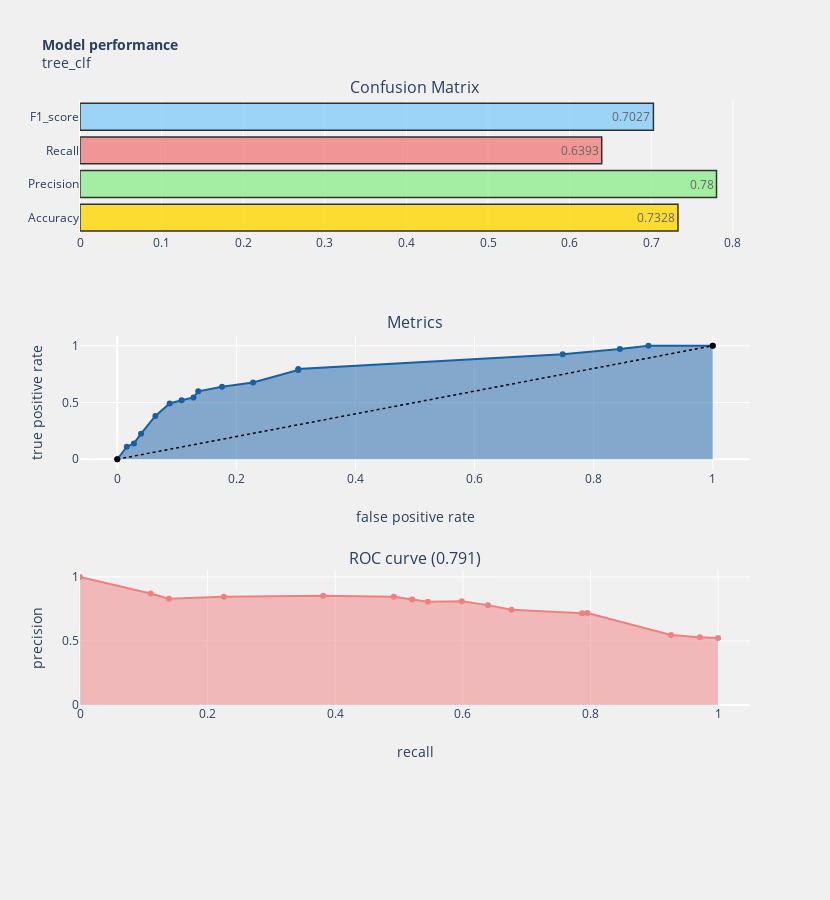

Notebook source saved alongside this figure:
### Code cell
y_pred = tree_clf.predict(test)
y_score = tree_clf.predict_proba(test)[:, 1]

model_performance_plot('tree_clf')

### Figure 1 — Plotly figure (JSON) as saved in the notebook; plotly's stock layout.template omitted (floating-point values rounded to 4 significant figures)
{"data": [{"marker": {"color": ["gold", "lightgreen", "lightcoral", "lightskyblue"], "line": {"color": "#000000", "width": 1.5}}, "opacity": 0.8, "orientation": "h", "text": [0.7328, 0.78, 0.6393, 0.7027], "textposition": "auto", "type": "bar", "x": [0.7328, 0.78, 0.6393, 0.7027], "xaxis": "x", "y": ["Accuracy", "Precision", "Recall", "F1_score"], "yaxis": "y"}, {"fill": "tozeroy", "line": {"color": "rgb(22, 96, 167)", "width": 2}, "name": "Roc : ", "type": "scatter", "x": [0, 0.016, 0.028, 0.04, 0.064, 0.088, 0.108, 0.128, 0.136, 0.176, 0.228, 0.304, 0.304, 0.748, 0.844, 0.892, 1], "xaxis": "x2", "y": [0, 0.1107, 0.1393, 0.2254, 0.3811, 0.4918, 0.5205, 0.5451, 0.5984, 0.6393, 0.6762, 0.7869, 0.7951, 0.9262, 0.9713, 1, 1], "yaxis": "y2"}, {"line": {"color": "black", "dash": "dot", "width": 1.5}, "type": "scatter", "x": [0, 1], "xaxis": "x2", "y": [0, 1], "yaxis": "y2"}, {"fill": "tozeroy", "line": {"color": "lightcoral", "width": 2}, "name": "Precision[0.52248394 0.52901786 0.5472155  0.71851852 0.71641791 0.74324324\n 0.78       0.81111111 0.80606061 0.82467532 0.84507042 0.85321101\n 0.84615385 0.82926829 0.87096774 1.        ]", "type": "scatter", "x": [1, 0.9713, 0.9262, 0.7951, 0.7869, 0.6762, 0.6393, 0.5984, 0.5451, 0.5205, 0.4918, 0.3811, 0.2254, 0.1393, 0.1107, 0], "xaxis": "x3", "y": [0.5225, 0.529, 0.5472, 0.7185, 0.7164, 0.7432, 0.78, 0.8111, 0.8061, 0.8247, 0.8451, 0.8532, 0.8462, 0.8293, 0.871, 1], "yaxis": "y3"}], "layout": {"annotations": [{"font": {"size": 16}, "showarrow": false, "text": "Confusion Matrix", "x": 0.5, "xanchor": "center", "xref": "paper", "y": 1, "yanchor": "bottom", "yref": "paper"}, {"font": {"size": 16}, "showarrow": false, "text": "Metrics", "x": 0.5, "xanchor": "center", "xref": "paper", "y": 0.6111, "yanchor": "bottom", "yref": "paper"}, {"font": {"size": 16}, "showarrow": false, "text": "ROC curve (0.791)", "x": 0.5, "xanchor": "center", "xref": "paper", "y": 0.2222, "yanchor": "bottom", "yref": "paper"}], "autosize": false, "height": 900, "margin": {"b": 195}, "paper_bgcolor": "rgba(240,240,240, 0.95)", "plot_bgcolor": "rgba(240,240,240, 0.95)", "showlegend": false, "title": {"font": {"size": 14}, "text": "<b>Model performance</b><br>tree_clf"}, "width": 830, "xaxis": {"anchor": "y", "domain": [0, 1]}, "xaxis2": {"anchor": "y2", "domain": [0, 1], "title": {"text": "false positive rate"}}, "xaxis3": {"anchor": "y3", "domain": [0, 1], "range": [0, 1.05], "title": {"text": "recall"}}, "yaxis": {"anchor": "x", "domain": [0.7778, 1]}, "yaxis2": {"anchor": "x2", "domain": [0.3889, 0.6111], "title": {"text": "true positive rate"}}, "yaxis3": {"anchor": "x3", "domain": [0, 0.2222], "range": [0, 1.05], "title": {"text": "precision"}}}}
